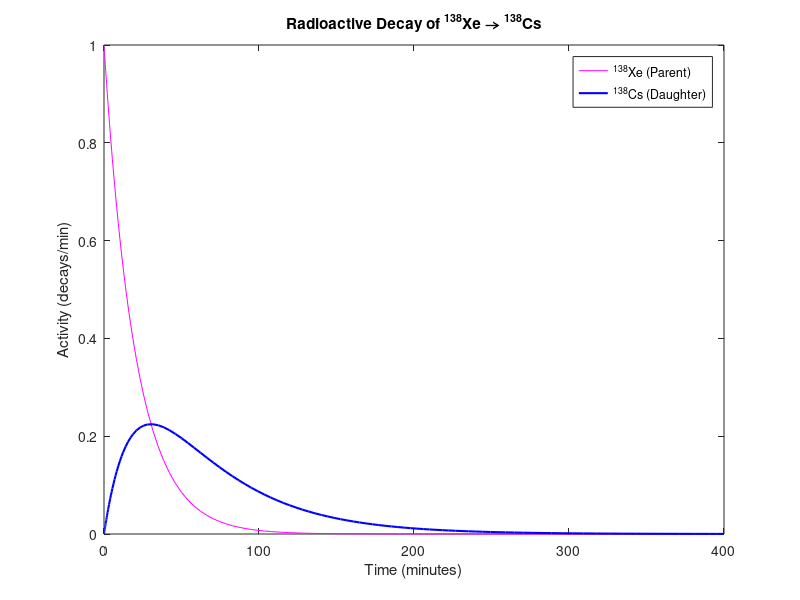

The MATLAB source for this figure: (Note: this script raises an error after producing the figure.)
clc; clearvars; close all;

%% Decay constants (half-lives in minutes)
lambda_Xe138 = log(2) / 14.08;   % Xe-138
lambda_Cs138 = log(2) / 33.41;   % Cs-138

%% ODE system for the decay chain
decayChain = @(t, N) [
    -lambda_Xe138 * N(1);                % Xe-138
     lambda_Xe138 * N(1) - lambda_Cs138 * N(2)  % Cs-138
];

%% Initial conditions
N0 = [1/lambda_Xe138, 0];  % Initial number of nuclei

%% Time span (minutes)
tSpan = [0 400];

%% Solve the ODE system
[t, N] = ode45(decayChain, tSpan, N0);

%% Plot Activity vs Time
figure;
plot(t, lambda_Xe138*N(:,1), 'm-', ...
     t, lambda_Cs138*N(:,2), 'b-', 'LineWidth', 1.5);

xlabel('Time (minutes)');
ylabel('Activity (decays/min)');
legend('^{138}Xe (Parent)', '^{138}Cs (Daughter)', 'Location', 'northeast');
title('Radioactive Decay of ^{138}Xe → ^{138}Cs');
subtitle('No Equilibrium');
grid on;
